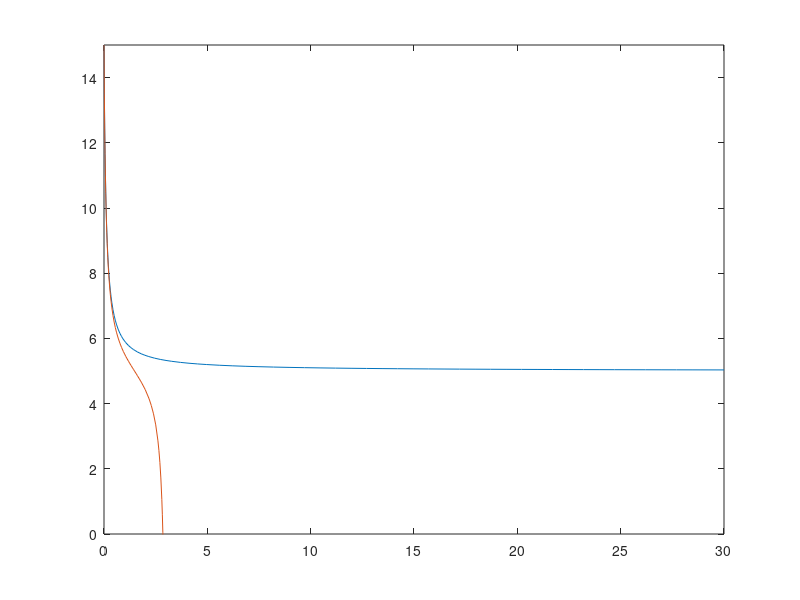

Reproduce this figure in MATLAB.

%% Population model with harvesting
close all

P0 = 15;
k1 = 25;
tspan = [0, 30];

% Simulation with simple harvesting
DE = @(t, P) (10-P).*P - k1;
tspan = [0, 30];
[t, P1] = ode45(DE, tspan, P0);
plot(t, P1);
hold on;
% Simulation with simple harvesting
DE = @(t, P) (10-P).*P - (k1+1);
tspan = [0, 30];
[t, P1] = ode45(DE, tspan, P0);
plot(t, P1);
hold on;

ylim([0, P0]);